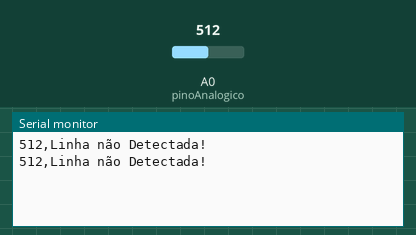
The sketch below on a simulated Arduino Uno, built with avr-gcc and run on an emulated ATmega328P. Parts: the last lines printed to the serial monitor. The inputs (shaded band) are chosen by the test bench; at power-on: A0 (pinoAnalogico) = 512.

Above: at 2.8 s.
2.9 s: A0 (pinoAnalogico) set to 529
At 4.5 s:
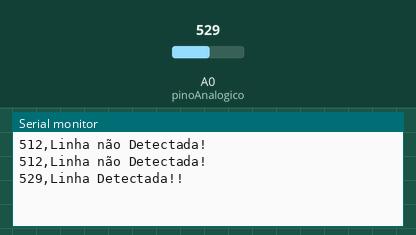
7.5 s: A0 (pinoAnalogico) set to 511
At 8.8 s:
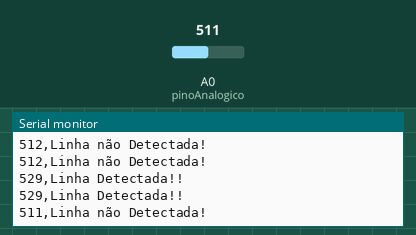

Measured:
- the behaviour switches between 512 and 513 on A0 (pinoAnalogico) (found by bisection; images 0 and 1)
- after the input at 2.9 s, the serial monitor: prints a new line after 1.1 s (image 1)
- after the input at 7.5 s, the serial monitor: prints a new line after 0.50 s (image 2)

The sketch:

teste1.ino
```cpp
int pinoAnalogico = A0;
int leituraA = 0;
int limiar = 512;

void setup() {
  // put your setup code here, to run once:
  Serial.begin(9600);
  pinMode(pinoAnalogico, INPUT);
}

void loop() {
  // put your main code here, to run repeatedly:
  leituraA = analogRead(pinoAnalogico);
  if(leituraA > limiar){
    Serial.print(leituraA);
    Serial.println(",Linha Detectada!!");
  }
  else{
    Serial.print(leituraA);
    Serial.println(",Linha não Detectada!");
  }
  delay(2000);
}
```
